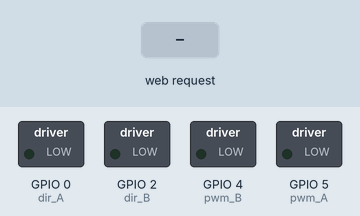
This sketch was run on a simulated ESP8266 (NodeMCU). On the bench: switched loads named in the sketch (green lamp = pin HIGH). Inputs (shaded band) come from the test bench. WiFi joins after 1.5 s; servers stay silent unless stated; what the sketch prints to the serial monitor is not drawn.

Above: at 2.7 s.
2.8 s: HTTP request GET /move?dir=F received
At 3.3 s:
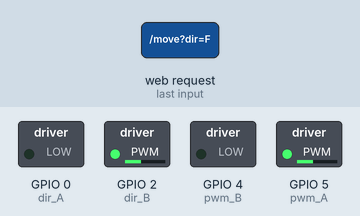
4.3 s: HTTP request GET /move?dir=B received
At 5.5 s:
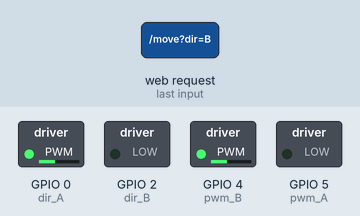
5.8 s: HTTP request GET /move?dir=L received
At 6.8 s:
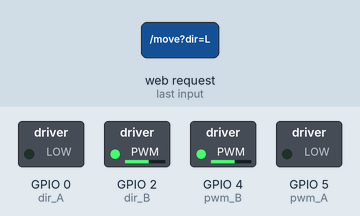
7.3 s: HTTP request GET /move?dir=S received
At 7.9 s:
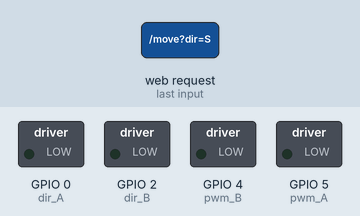
Timing chart, 0 to 9.8 s (numbered marks = the images above; inputs shaded):
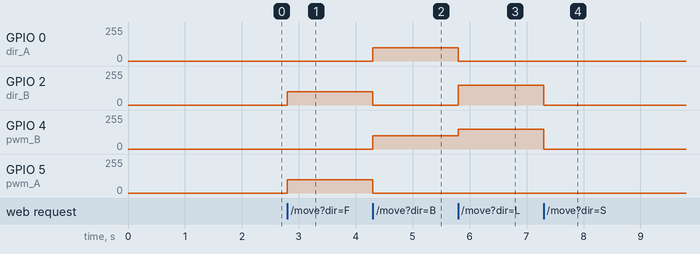

Measured:
- after the input at 2.8 s, GPIO 2 (dir_B), GPIO 5 (pwm_A): 0/255 → 100/255 at once
- after the input at 4.3 s, GPIO 0 (dir_A), GPIO 4 (pwm_B): 0/255 → 100/255 at once; GPIO 2 (dir_B), GPIO 5 (pwm_A): 100/255 → 0/255 at once
- after the input at 5.8 s, GPIO 0 (dir_A): 100/255 → 0/255 at once; GPIO 2 (dir_B): 0/255 → 150/255 at once; GPIO 4 (pwm_B): 100/255 → 150/255 at once
- after the input at 7.3 s, GPIO 2 (dir_B), GPIO 4 (pwm_B): 150/255 → 0/255 at once

The sketch:

car-run-router-server.ino
```cpp
#include <ESP8266WiFi.h>
#include <ESP8266WebServer.h>

const char* ssid = "GUB";
const char* password = "GUB!@#2023";

// const char* ssid = "Room_506";
// const char* password = "greeN@121";

// const char* ssid = "Hotspot";
// const char* password = "123456789";

// const char* ssid = "Tanvir WiFi";
// const char* password = "tanvir2020";

// const char* ssid = "Hepnox";
// const char* password = "Hepnox-Password";

ESP8266WebServer server(80);

static const uint8_t pwm_A = 5;
static const uint8_t pwm_B = 4;
static const uint8_t dir_A = 0;
static const uint8_t dir_B = 2;

// Motor speed = [0-1024]
int motor_speed = 100;
bool reconnecting = false;

void setup() {
  Serial.begin(9600);

  // Connect to WiFi network
  connectToWiFi();

  pinMode(pwm_A, OUTPUT);
  pinMode(pwm_B, OUTPUT);
  pinMode(dir_A, OUTPUT);
  pinMode(dir_B, OUTPUT);

  server.on("/move", HTTP_GET, handleMoveRequest);
  server.on("/speed", HTTP_GET, handleSpeedRequest);
  server.on("/pwm", HTTP_GET, handlePWM);
  server.onNotFound(handleNotFound);
  server.begin();

  Serial.println("HTTP server started");
}

void loop() {
  if (WiFi.status() != WL_CONNECTED) {
    if (!reconnecting) {
      reconnecting = true;
      backward();
    }
    connectToWiFi();
  } else {
    if (reconnecting) {
      stop_motors();
      reconnecting = false;
    }
  }
  server.handleClient();
}

void connectToWiFi() {
  Serial.print("Connecting to ");
  Serial.println(ssid);
  WiFi.begin(ssid, password);

  while (WiFi.status() != WL_CONNECTED) {
    delay(500);
    Serial.print(".");
  }

  Serial.println("");
  Serial.println("WiFi connected");
  Serial.print("IP address: ");
  Serial.println(WiFi.localIP());
}

void handleMoveRequest() {
  if (!server.hasArg("dir")) {
    server.sendHeader("Access-Control-Allow-Origin", "*");
    server.send(404, "text/plain", "Move: undefined");
    return;
  }
  String direction = server.arg("dir");
  String clientIP = server.client().remoteIP().toString();

  Serial.print("Client IP: ");
  Serial.println(clientIP);
  Serial.print("Direction: ");
  Serial.println(direction);

  if (direction.equals("F")) {
    forward();
    server.sendHeader("Access-Control-Allow-Origin", "*");
    server.send(200, "text/plain", "Move: forward");
  } else if (direction.equals("B")) {
    backward();
    server.sendHeader("Access-Control-Allow-Origin", "*");
    server.send(200, "text/plain", "Move: backward");
  } else if (direction.equals("S")) {
    stop_motors();
    server.sendHeader("Access-Control-Allow-Origin", "*");
    server.send(200, "text/plain", "Move: stop");
  } else if (direction.equals("L")) {
    turn_left();
    server.sendHeader("Access-Control-Allow-Origin", "*");
    server.send(200, "text/plain", "Turn: Left");
  } else if (direction.equals("R")) {
    turn_right();
    server.sendHeader("Access-Control-Allow-Origin", "*");
    server.send(200, "text/plain", "Turn: Right");
  } else {
    server.sendHeader("Access-Control-Allow-Origin", "*");
    server.send(404, "text/plain", "Move: undefined");
  }
}

void handleSpeedRequest() {
  if (!server.hasArg("value")) {
    server.sendHeader("Access-Control-Allow-Origin", "*");
    server.send(404, "text/plain", "Speed: undefined");
    return;
  }
  int value = server.arg("value").toInt();
  String clientIP = server.client().remoteIP().toString();

  Serial.print("Client IP: ");
  Serial.println(clientIP);
  Serial.print("Speed set to: ");
  Serial.println(value);

  speed_control(value);
  server.sendHeader("Access-Control-Allow-Origin", "*");
  server.send(200, "text/plain", "Speed: " + String(value));
}

void handleNotFound() {
  String clientIP = server.client().remoteIP().toString();

  Serial.print("Client IP: ");
  Serial.println(clientIP);
  server.sendHeader("Access-Control-Allow-Origin", "*");
  server.send(404, "text/plain", "404: Not found");
}

void stop_motors() {
  analogWrite(pwm_A, 0);
  analogWrite(pwm_B, 0);
  analogWrite(dir_A, 0);
  analogWrite(dir_B, 0);
  Serial.println("Motors stopped");
}

void backward() {
  analogWrite(pwm_A, 0);
  analogWrite(pwm_B, motor_speed);
  analogWrite(dir_A, motor_speed);
  analogWrite(dir_B, 0);
  Serial.println("Moving backward");
}

void forward() {
  analogWrite(pwm_A, motor_speed);
  analogWrite(pwm_B, 0);
  analogWrite(dir_A, 0);
  analogWrite(dir_B, motor_speed);
  Serial.println("Moving forward");
}

void turn_left() {
  analogWrite(pwm_A, 0);
  analogWrite(pwm_B, motor_speed*1.5);
  analogWrite(dir_A, 0);
  analogWrite(dir_B, motor_speed*1.5);
  Serial.println("Turning left");
}

void turn_right() {
  analogWrite(pwm_A, motor_speed*1.5);
  analogWrite(pwm_B, 0);
  analogWrite(dir_A, motor_speed*1.5);
  analogWrite(dir_B, 0);
  Serial.println("Turning right");
}

void speed_control(int num) {
  motor_speed = num*3.41;
  Serial.print("New motor speed set to: ");
  Serial.println(motor_speed);
}

void handlePWM() {
  String response = "{";
  response += "\"pwm\": " + String(motor_speed);
  response += "}";
  server.sendHeader("Access-Control-Allow-Origin", "*");
  server.send(200, "application/json", response);
}
```
